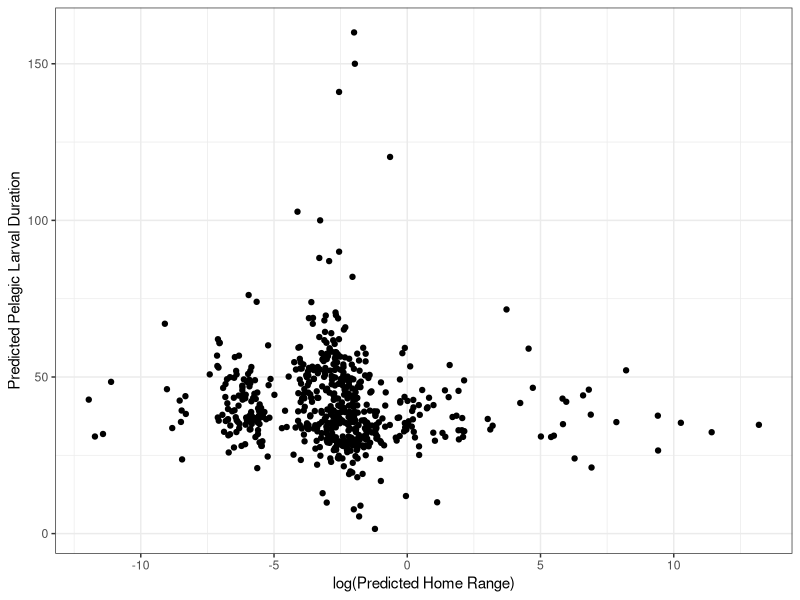
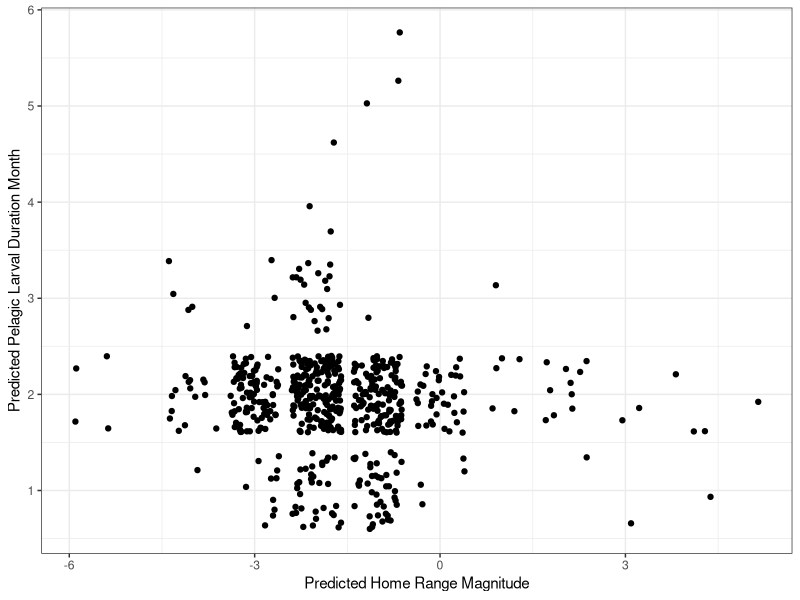
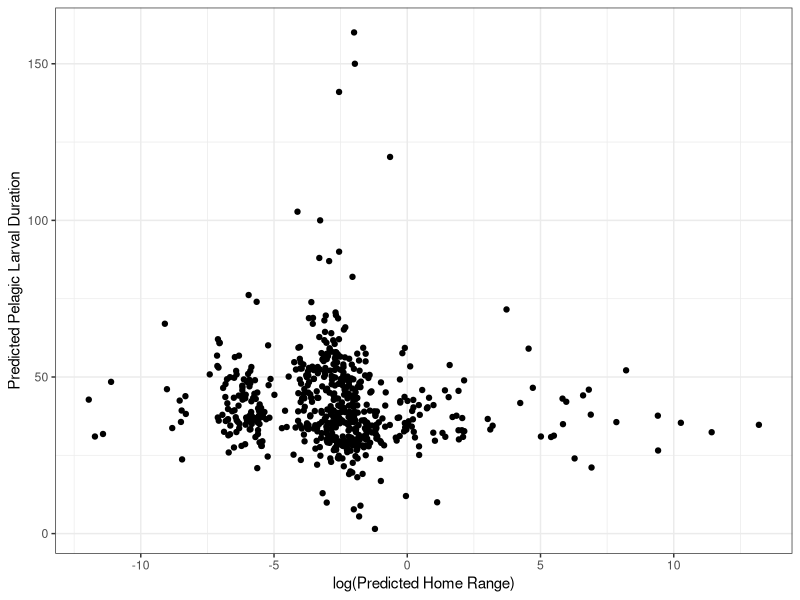

Here is the R script that generated these plots, in order: (Note: this script raises an error after producing the figures.)
## ---- chunk 1
knitr::opts_chunk$set(echo = TRUE, warning = FALSE, message = FALSE)

library(tidyverse)
library(mclust)

set.seed(5)
## ---- chunk 2
data <- read_csv(here::here("01_data", "02_processed_data", "homerange_pld.csv")) %>%
  mutate(home_range = case_when(
    !is.na(observed_homerange) ~ observed_homerange,
    is.na(observed_homerange) ~ predicted_homerange
  )) %>%
  mutate(pld = case_when(
    !is.na(observed_pld) ~ observed_pld,
    is.na(observed_pld) ~ predicted_pld
  )) %>%
  filter(pld < 400) %>%
  mutate(magnitude_homerange = floor(log10(home_range))) %>%
  mutate(month_pld = ceiling(pld / 30))
## ---- chunk 3
p1 <- ggplot(data, aes(log(home_range), pld)) +
  geom_point() +
  theme_bw() +
  labs(
    x = "log(Predicted Home Range)",
    y = "Predicted Pelagic Larval Duration"
  )

p1

ggsave(p1, file = paste0("data_fig.pdf"), path = here::here("04_figs"), height = 8, width = 15)
## ---- chunk 4
ggplot(data, aes(magnitude_homerange, month_pld)) +
  geom_jitter() +
  theme_bw() +
  labs(
    x = "Predicted Home Range Magnitude",
    y = "Predicted Pelagic Larval Duration Month"
  )
## ---- chunk 5
gmm_data <- data %>%
  dplyr::select(magnitude_homerange, month_pld)
gmm_data2 <- data %>%
  dplyr::select(magnitude_homerange, month_pld, species)
gmm_data3 <- data %>%
  dplyr::select(homerange, pld)
gmm_data4 <- data %>%
  dplyr::select(magnitude_homerange, month_pld, species)

gmm_mclust2 <- Mclust(gmm_data, G = 9)
summary(gmm_mclust2)

gmm_data2$class <- as.factor(gmm_mclust2[["classification"]])

p2 <- ggplot(gmm_data2, aes(magnitude_homerange, month_pld)) +
  geom_jitter(aes(color = class)) +
  theme_bw() +
  labs(
    x = "Order of Magnitude of Predicted Home Range",
    y = "Predicted Pelagic Larval Duration (Month)"
  )

p2

# ggsave(p2, file = paste0("gmm_fig.pdf"), path = here::here("04_figs"), height = 8, width = 15)

# write_csv(gmm_data2, here::here("01_data", "02_processed_data", "clusters.csv"))
